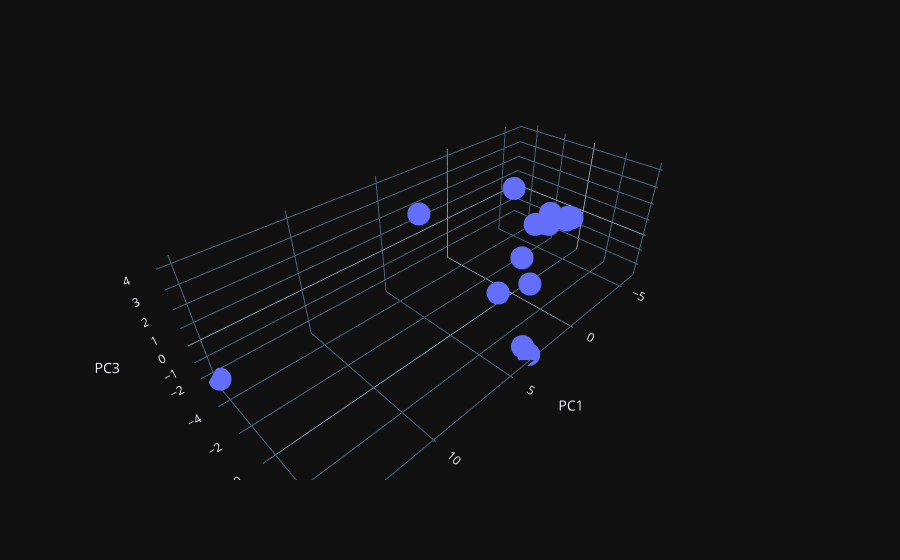

Write notebook code for a chart like this one.
### Code cell
fig2 = px.scatter_3d(principal_df, x = 'PC1', y = 'PC2', z = 'PC3', hover_name = 'Nazwa')
fig2.show()

### Figure 1 — Plotly figure (JSON) as saved in the notebook; plotly's stock layout.template omitted (floating-point values rounded to 4 significant figures)
{"data": [{"hovertemplate": "<b>%{hovertext}</b><br><br>PC1=%{x}<br>PC2=%{y}<br>PC3=%{z}<extra></extra>", "hovertext": ["Alior Bank", "Bank Millennium", "Bank Pekao", "Bank Pocztowy", "BNP Paribas", "BOŚ Bank", "Citi Handlowy", "Credit Agricole", "Eurobank", "Getin Noble Bank", "ING Bank Śląski", "mBank", "PKO BP", "Plus Bank", "Santander Bank Polska"], "legendgroup": "", "marker": {"color": "#636efa", "symbol": "circle"}, "mode": "markers", "name": "", "scene": "scene", "showlegend": false, "x": [0.07722, -0.1556, 5.807, -5.295, -0.3529, -5.629, -4.457, -3.446, -4.288, -4.829, 4.119, 3.433, 14.9, -5.944, 6.058], "y": [0.4785, 1.011, -1.202, -2.553, -0.7437, -0.439, 0.1598, -0.6703, -0.9075, -1.216, 3.868, 3.815, -4.982, -0.3514, 3.731], "z": [-0.08759, -1.685, 4.169, -1.467, 3.437, -0.2164, 0.291, 0.1313, -0.3742, 0.05045, -1.575, -2.608, -2.301, -0.362, 2.596], "type": "scatter3d"}], "layout": {"scene": {"domain": {"x": [0.0, 1.0], "y": [0.0, 1.0]}, "xaxis": {"title": {"text": "PC1"}}, "yaxis": {"title": {"text": "PC2"}}, "zaxis": {"title": {"text": "PC3"}}}, "legend": {"tracegroupgap": 0}, "margin": {"t": 60}}}
